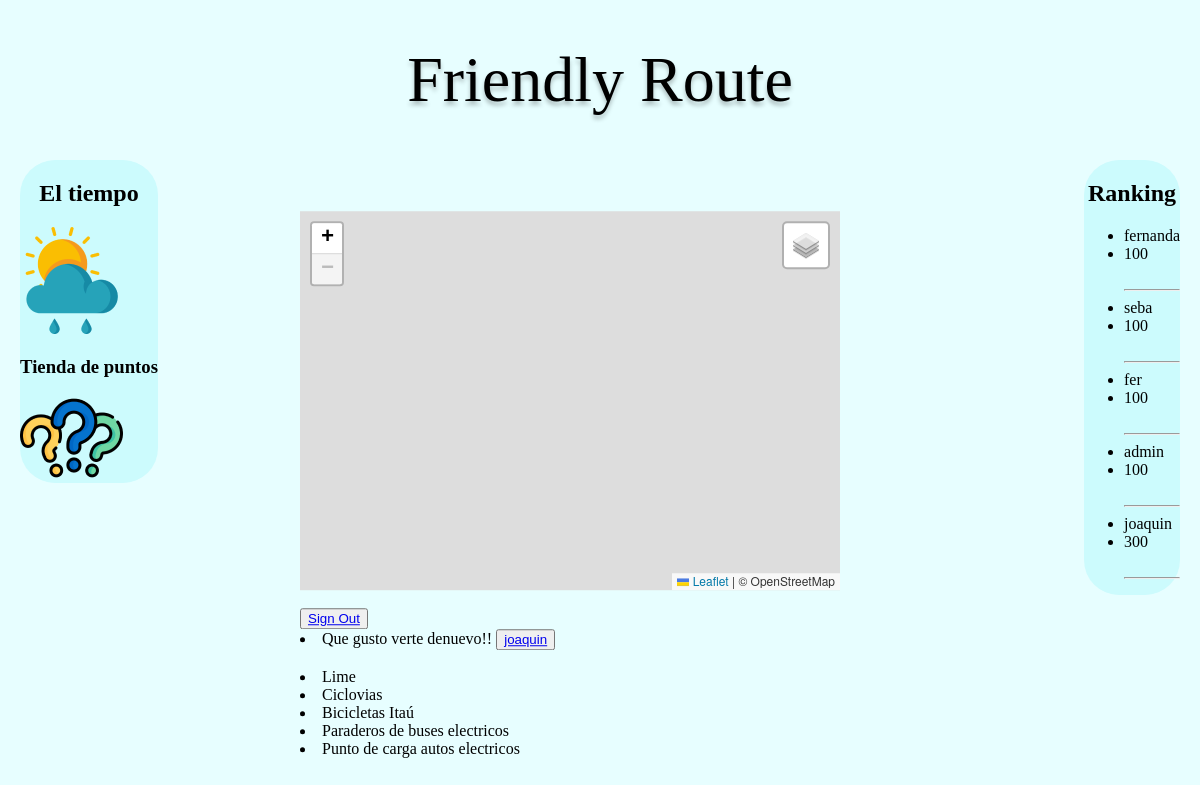
Page / (signed in) on the committed database.
### Intro/models.py (models this page shows)
class CustomUser(AbstractUser):
    puntos = models.PositiveIntegerField(default=100)

### Intro/views.py (the view)
# urls.py: path('', views.home, name='home'),
def home(request):
    usuarios = CustomUser.objects.all().order_by("puntos")
    print(usuarios)
    return render(request, 'home.html', {'usuarios': usuarios})

### Intro/templates/home.html (shortened to what this page needs)
{% load static %}
<!DOCTYPE html>
<html lang="es">
<head>
    <link rel = "stylesheet" href = "/static/css/home.css"/>
</head>
<body>
    <h1 class ="Titulo">Friendly Route</h1>
    <div class="bloque1">
        <h2 style="text-align: center;">El tiempo</h2>
        <img src="static/images/Rectangle_3.png" alt="">
        <h3 style="text-align: center;"> Tienda de puntos</h3>
        <img src="static/images/Rectangle_4.png" alt="">
    </div>
    <div class="bloque2">
        <h2 style="text-align: center;">Ranking</h2>
        <ul>
            {% for item in usuarios %}
            <li>{{ item.username }}</li>
            <li>{{ item.puntos }}</li>
            <br><hr>
            {% endfor %}
        </ul>
    </div>
    {% if user.is_authenticated %}
    <div class="bloque3">
        <link rel="stylesheet" type="text/css" href="https://unpkg.com/leaflet/dist/leaflet.css"/>
        <link rel="stylesheet" type="text/css" href="/static/css/mapa.css">
        <div id="map"></div>
        <br>
        <button type="submit"> <a href="/signout">Sign Out</a></button>
        <li>
            Que gusto verte denuevo!!
            <button type="submit"><a href="/perfil">{{ user.username }}</a></button>
        </li>
        <div class="row d-flex justify-content-center align-items-center h-100">
            <div class="col-12 col-md-8 col-lg-6 col-xl-5">
              <div class="card bg-info text-white" style="border-radius: 1rem;">
                <div class="card-body p-4 text-center">
                    <BR clear="left">
                        <div class="row d-flex justify-content align-items>
                            <ul2 class="Lista_2">
                                <li>Lime</li>
                                <li>Ciclovias</li>
                                <li>Bicicletas Itaú</li>
                                <li>Paraderos de buses electricos</li>
                                <li>Punto de carga autos electricos</li>
                        </div>
                    <BR>
                </div>
              </div>
            </div>
    </div>
    {% endif %}
</body>
</html>

### Intro/static/css/home.css (style rules this page uses)
html { font-family: 'Playpan sans', cursive; margin: 0; padding: 0; height: 100%; background: #E7FEFF; }
h1.Titulo { color: #000; text-align: center; text-shadow: 0px 4px 4px rgba(0, 0, 0, 0.25); font-size: 64px; font-style: normal; font-weight: 400; line-height: normal; }
.bloque2 { align-items: center; float: right; background-color: #CCFBFD; border-radius: 35px; margin-right: 20px; }
.bloque1 { align-items: center; float: left; background-color: #CCFBFD; border-radius: 35px; margin-left: 20px; }
.bloque3 { position: absolute; top: 50%; left: 50%; transform: translate(-50%, -50%); width: 50%; height: 50%; }

### Intro/static/css/mapa.css (style rules this page uses)
html, body { height: 100%; margin: 0; }
#map { height: 90%; width: 90%; position: relative; }

### rows in the picture
CustomUser: username "fernanda", puntos "100"
CustomUser: username "seba", puntos "100"
CustomUser: username "fer", puntos "100"
CustomUser: username "admin", puntos "100"
CustomUser: username "joaquin", puntos "300"
